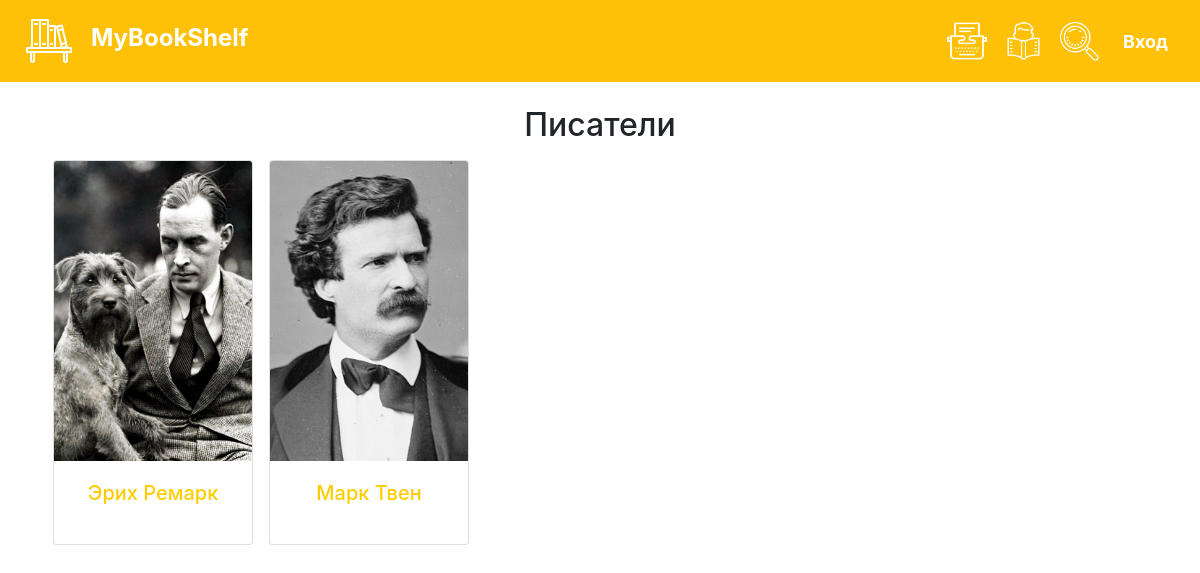
The app's page /authors with its own data.
### tables this page shows
CREATE TABLE authors 
                               (author_id INTEGER PRIMARY KEY AUTOINCREMENT, 
                                name VARCHAR(20),
                                picture VARCHAR(20),
                                bio VARCHAR(300),
                                books VARCHAR(200)
                           );

### index.py (the view, shortened to what this page needs)
@app.route('/authors')
def authors_page():
    books = BooksModel(db.get_connection()).get_all()
    authors = AuthorsModel(db.get_connection()).get_all()
    if 'username' not in session:
        return render_template('authors_page.html',
                               books=books, title="Писатели",
                               loged=False,
                               admin=False,
                               authors=authors)

### db.py (called while the page is built)
    def get_connection(self):
        return self.conn

### models.py (called while the page is built)
    def get_all(self):
        cursor = self.connection.cursor()
        cursor.execute("SELECT book_id, name, author, year, pages, "
                       "pictures, bio, stock, price FROM books")
        rows = cursor.fetchall()
        return rows

    def get_all(self):
        cursor = self.connection.cursor()
        cursor.execute("SELECT author_id, name, picture, bio, books FROM authors")
        rows = cursor.fetchall()
        return rows

### templates/authors_page.html (shortened to what this page needs)
{% extends "base.html" %}
{% block content %}
<br>
<h2>
    <center>Писатели</center>
</h2>
<div class="d-flex flex-row">
    {% for item in authors %}
    {% if item != None %}
    <div class="p-2">
        <div class="card" style="width: 200px; height: 385px">
            <img class="card-img-top" style="height: 300px" src="{{url_for('static', filename='img/'+item[2])}}"
                 alt="Фотография">
            <div class="card-body">
                <h5 class="card-title">
                    <center><a href="/author/{{item[0]}}" style="color: #FFCC00">{{ item[1] }}</a></center>
                </h5>
            </div>
        </div>
    </div>
    {% endif %}
    {% endfor %}
</div><br><br>
{% endblock %}

### records on screen
authors: picture (picture), name "Эрих Ремарк"
authors: picture (picture), name "Марк Твен"
